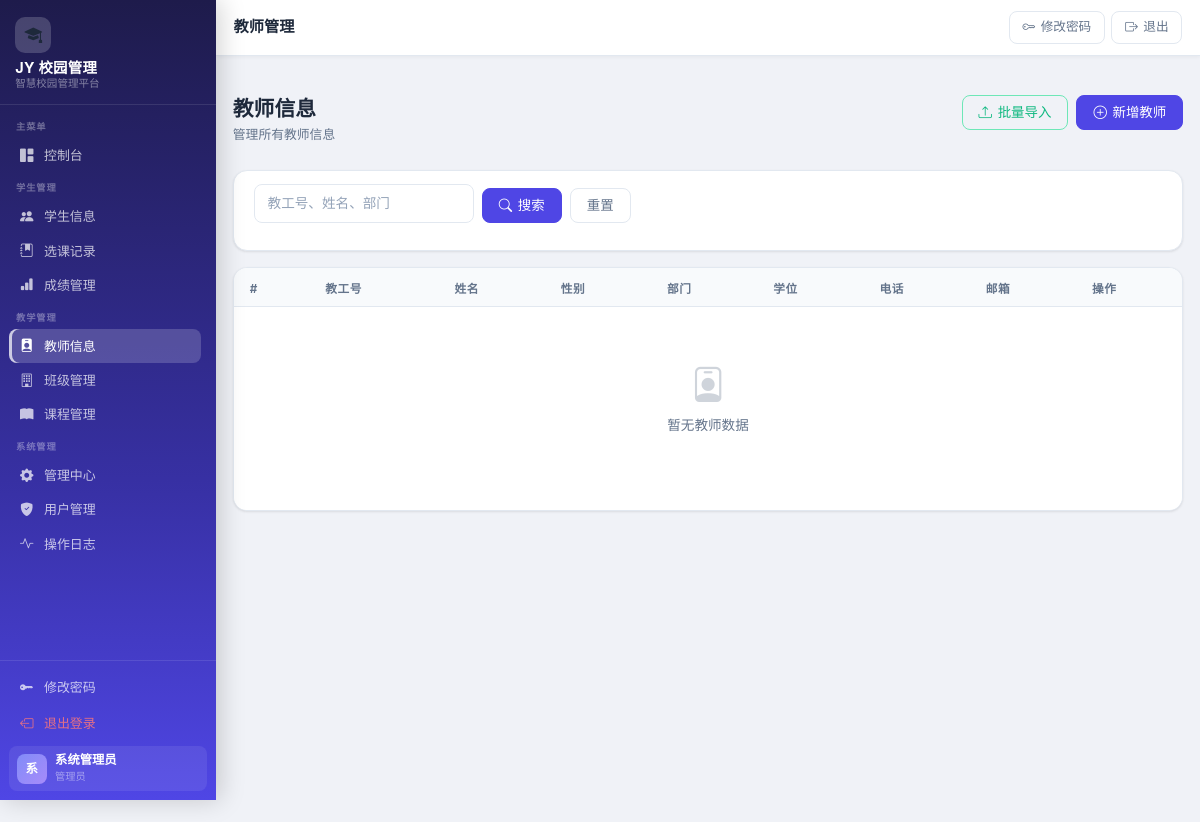
The app's page /teachers (signed in), older data.
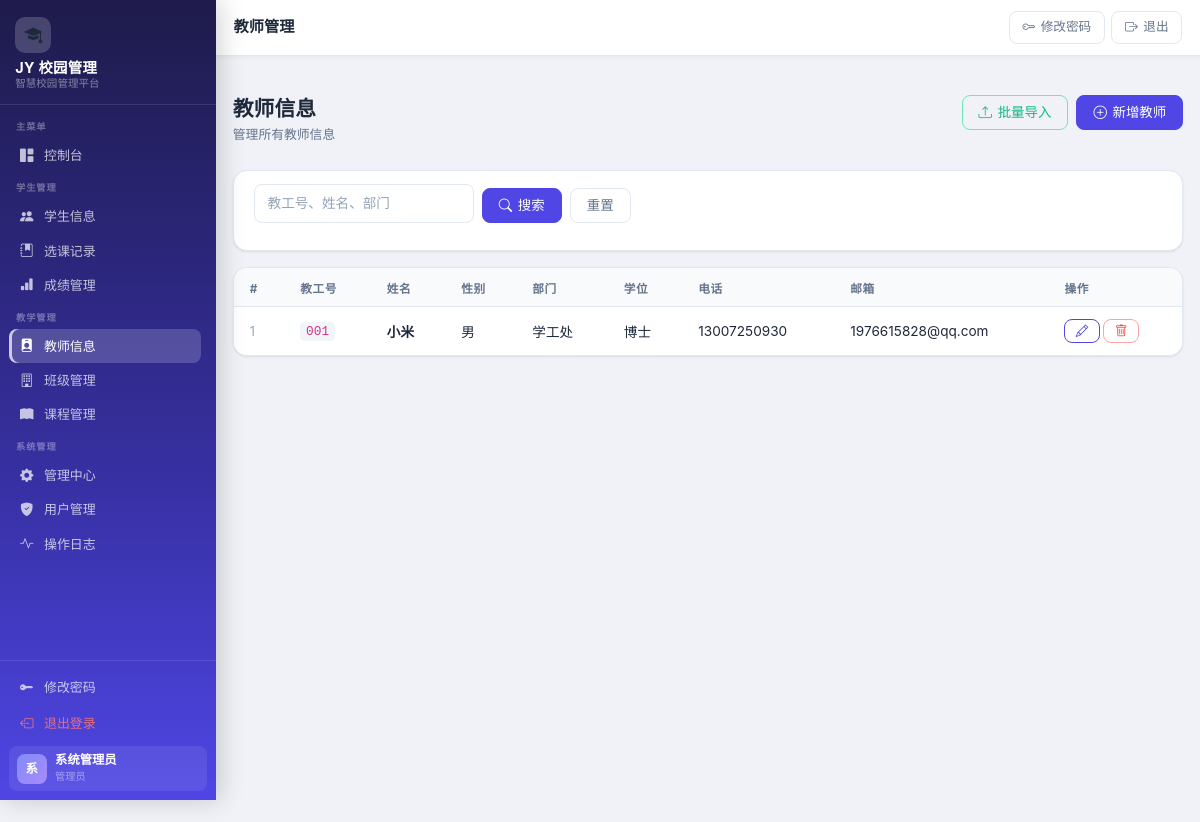
The same page, newer data.
### app.py (models this page shows)
class Teacher(db.Model):
    __tablename__ = "teachers"
    id = db.Column(db.Integer, primary_key=True)
    user_id = db.Column(db.Integer, db.ForeignKey("users.id"), unique=True)
    teacher_no = db.Column(db.String(50), unique=True, nullable=False)
    name = db.Column(db.String(100), nullable=False)
    gender = db.Column(db.String(10))
    department = db.Column(db.String(100))
    phone = db.Column(db.String(20))
    email = db.Column(db.String(100))
    qualification = db.Column(db.String(100))  # 学位
    hire_date = db.Column(db.Date)
    created_at = db.Column(db.DateTime, default=datetime.utcnow)
    updated_at = db.Column(db.DateTime, default=datetime.utcnow, onupdate=datetime.utcnow)
    user = db.relationship("User", backref="teacher_profile")
    courses = db.relationship("Course", backref="teacher", lazy=True)

### app.py (the view, shortened to what this page needs)
@app.route("/teachers")
@login_required
def list_teachers():
    query = request.args.get("q", "").strip()
    q = Teacher.query
    teachers = q.order_by(Teacher.id.desc()).all()
    return render_template("teachers/list.html", teachers=teachers, query=query)

### app.py (called while the page is built)
def login_required(f):
    @wraps(f)
    def decorated_function(*args, **kwargs):
        if "user_id" not in session:
            flash("请先登录", "warning")
            return redirect(url_for("login"))
        return f(*args, **kwargs)
    return decorated_function

### templates/teachers/list.html (shortened to what this page needs)
﻿{% extends "base.html" %}
{% block page_title %}教师管理{% endblock %}
{% block content %}
<div class="page-header">
  <div>
    <h1 class="page-title">教师信息</h1>
    <p class="page-subtitle">管理所有教师信息</p>
  </div>
  {% if session.role == 'admin' %}
  <div class="d-flex gap-2">
    <button class="btn btn-outline-success" data-bs-toggle="modal" data-bs-target="#importModal">
      <i class="bi bi-upload"></i> 批量导入
    </button>
    <a href="{{ url_for('add_teacher') }}" class="btn btn-primary">
      <i class="bi bi-plus-circle"></i> 新增教师
    </a>
  </div>
  {% endif %}
</div>
<div class="card mb-3">
  <div class="card-body" style="padding:.85rem 1.25rem">
    <form method="get" class="search-bar">
      <input class="form-control" type="text" name="q" value="{{ query }}" placeholder="教工号、姓名、部门" style="width:220px;flex-shrink:0">
      <button class="btn btn-primary" type="submit"><i class="bi bi-search"></i> 搜索</button>
      <a href="{{ url_for('list_teachers') }}" class="btn btn-outline-secondary">重置</a>
    </form>
  </div>
</div>
<div class="table-card">
  <div class="table-responsive">
    <table class="table">
      <thead>
        <tr>
          <th>#</th>
          <th>教工号</th>
          <th>姓名</th>
          <th>性别</th>
          <th>部门</th>
          <th>学位</th>
          <th>电话</th>
          <th>邮箱</th>
          <th>操作</th>
        </tr>
      </thead>
      <tbody>
        {% if teachers %}
        {% for teacher in teachers %}
        <tr>
          <td style="color:#94a3b8;font-size:.78rem">{{ loop.index }}</td>
          <td><code style="background:#f1f5f9;padding:.15em .45em;border-radius:.3rem;font-size:.8rem">{{ teacher.teacher_no }}</code></td>
          <td class="fw-semibold">{{ teacher.name }}</td>
          <td>{{ teacher.gender or '' }}</td>
          <td>{{ teacher.department or '' }}</td>
          <td>{{ teacher.qualification or '' }}</td>
          <td>{{ teacher.phone or '' }}</td>
          <td>{{ teacher.email or '' }}</td>
          <td>
            <div class="table-actions">
              {% if session.role == 'admin' %}
              <a href="{{ url_for('edit_teacher', teacher_id=teacher.id) }}" class="btn btn-sm btn-outline-primary btn-icon" title="编辑">
                <i class="bi bi-pencil"></i>
              </a>
              <form method="post" action="{{ url_for('delete_teacher', teacher_id=teacher.id) }}" style="display:inline" onsubmit="return confirm('确认删除教师【{{ teacher.name }}】（教工号：{{ teacher.teacher_no }}）吗？')">
                <button class="btn btn-sm btn-outline-danger btn-icon" type="submit" title="删除">
                  <i class="bi bi-trash"></i>
                </button>
              </form>
              {% endif %}
            </div>
          </td>
        </tr>
        {% endfor %}
        {% else %}
        <tr>
          <td colspan="9">
            <div class="no-data">
              <i class="bi bi-person-badge"></i>
              <p>暂无教师数据</p>
            </div>
          </td>
        </tr>
        {% endif %}
      </tbody>
    </table>
  </div>
</div>
{% endblock %}

Row changes from the older to the newer data that the page shows:
added Teacher: teacher_no "001", name "小米", gender "男", department "学工处", qualification "博士", phone "13007250930", email "1976615828@qq.com"
Text that changed along with them:
text no longer shown: "暂无教师数据"
